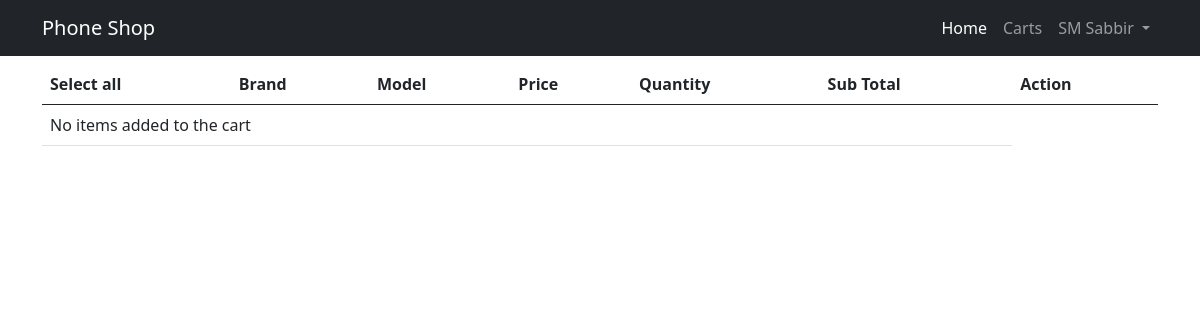
The app's page /carts (signed in), older data.
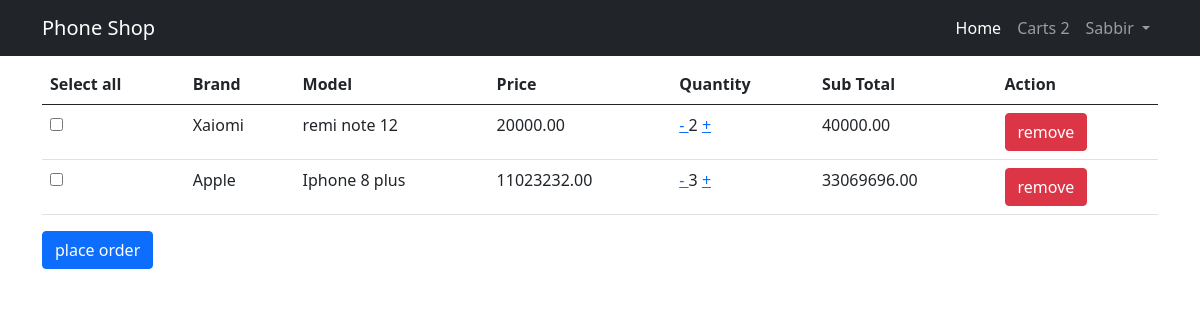
The same page, newer data.
### apps/authentications/models.py (models this page shows, shortened)
class User(AbstractBaseUser):
    genders = (
        ('Male', 'Male'),
        ('Female', 'Female'),
        ('Others', 'Others'),
    )
    email = models.EmailField(max_length=245, unique=True)
    phone = models.CharField(
        max_length=245, unique=True, blank=True, null=True)
    first_name = models.CharField(max_length=245)
    last_name = models.CharField(max_length=245)
    gender = models.CharField(max_length=245, choices=genders)
    staff = models.BooleanField(default=False)
    admin = models.BooleanField(default=False)
    USERNAME_FIELD = 'email'
    REQUIRED_FIELDS = []
    objects = UserManager()

### apps/shop/models.py (models this page shows, shortened)
class Wrapper(models.Model):
    created_at = models.DateTimeField(auto_now_add=True)
    updated_at = models.DateTimeField(auto_now=True)
    class Meta:
        abstract = True

class Cart(Wrapper):
    phone_id = models.ForeignKey(Phone, on_delete=models.CASCADE)
    user_id = models.ForeignKey(User, on_delete=models.CASCADE)
    quantity = models.IntegerField()
    sub_total = models.DecimalField(
        max_digits=10, decimal_places=2, default=100)

class Phone(Wrapper):
    brand_name = models.ForeignKey(Brand, on_delete=models.CASCADE)
    dp = models.ImageField(upload_to="shop/gallery",
                           default="shop/gallery/Apple-iPhone-8-Plus-Gold.jpg")
    model = models.CharField(max_length=50)
    colors = models.CharField(max_length=50)
    highlights = models.CharField(max_length=1000)
    price = models.DecimalField(max_digits=10, decimal_places=2)
    discount_price = models.DecimalField(
        max_digits=10, decimal_places=2)

class Brand(Wrapper):
    name = models.CharField(max_length=100)
    def __str__(self) -> str:
        return self.name

### apps/shop/views.py (the view)
# urls.py: path('carts', views.Get_all_carts.as_view(), name="carts"),
class Get_all_carts(View):
    def get(self, request):
        carts = Cart.objects.filter(user_id=request.user.id)
        context = {
            "carts": carts
        }
        return render(request, 'shop/carts.html', context)

### apps/shop/context_processor.py (called while the page is built)
def carts(request):
    count = 0
    if Cart.objects.all().exists():
        count = Cart.objects.filter(user_id=request.user).count()
    return {"count": count}

### apps/shop/templates/shop/carts.html (shortened to what this page needs)
{% include 'base.html' %}
{% block Content %}
<section class="container mt-2">
  <table class="table">
    <thead>
      <tr>
        <th class="cursor-pointer" onclick="bulkSelector()" scope="col">Select all</th>
        <th scope="col">Brand</th>
        <th scope="col">Model</th>
        <th scope="col">Price</th>
        <th scope="col">Quantity</th>
        <th scope="col">Sub Total</th>
        <th scope="col">Action</th>
      </tr>
    </thead>
    <tbody>
      {% if carts %}
      {% for cart in carts %}
      <tr>
        <td class="select-td"><input onclick="checkHandler(this)" class="order-selected" type="checkbox"><input
            type="hidden" value="{{cart.id}}"></td>
        <td>{{cart.phone_id.brand_name}}</td>
        <td>{{cart.phone_id.model}}</td>
        <td>{{cart.phone_id.discount_price}}</td>
        <td> <a href="{% url 'remove-quantity' cart.id %}"> - </a> {{cart.quantity}} <a
            href="{% url 'add-to-cart' cart.phone_id.id %}">+</a></td>
        <td>
          {{cart.sub_total}}
        </td>
        <td>
          <a class="btn btn-danger " href="{% url 'remove-cart' cart.id %}">remove</a>
        </td>
      </tr>
      {% endfor %}
      {% else %}
      <tr>
        <td colspan="6">No items added to the cart</td>
      </tr>
      {% endif %}
    </tbody>
  </table>
  {% if carts %}
  <form action="{% url 'generate-payment' %}" method="post">
    <button class="btn btn-primary" type="submit" id="continue">place order</button>
  </form>
  {% endif %}
</section>
{% endblock %}

### templates/base.html (shortened to what this page needs)
<!DOCTYPE html>
<html lang="en">
<head>
  <link href="https://cdn.jsdelivr.net/npm/bootstrap@5.0.2/dist/css/bootstrap.min.css" rel="stylesheet"
>
</head>
<body>
  <nav class="navbar navbar-expand-lg navbar-dark bg-dark static-top">
    <div class="container">
      <a class="navbar-brand" href="/">
        Phone Shop
      </a>
      <div class="collapse navbar-collapse" id="navbarSupportedContent">
        <ul class="navbar-nav ms-auto">
          <li class="nav-item">
            <a class="nav-link active" aria-current="page" href="/">Home</a>
          </li>
          <li class="nav-item">
            <a class="nav-link" href="{% url 'carts' %}">Carts {% if count %}{{count}}
            {% endif %}</a>
          </li>
          {% if request.user.is_authenticated %}
          <li class="nav-item dropdown">
            <a class="nav-link dropdown-toggle" href="#" id="navbarDropdown" role="button" data-bs-toggle="dropdown"
              aria-expanded="false">
              {{request.user.first_name}}
            </a>
          </li>
          {% else %}
          <li class="nav-item">
            <a class="nav-link" href="{% url 'login' %}">Login</a>
          </li>
          {% endif %}
        </ul>
      </div>
    </div>
  </nav>
</body>
</html>

Row changes from the older to the newer data that the page shows:
changed User: user.first_name "SM Sabbir" → "Sabbir"
added Cart: phone_id.brand_name "Xaiomi", phone_id.model "remi note 12", phone_id.discount_price "20000.00", quantity "2", sub_total "40000.00"
added Cart: phone_id.brand_name "Apple", phone_id.model "Iphone 8 plus", phone_id.discount_price "11023232.00", quantity "3", sub_total "33069696.00"
Text that changed along with them:
{{ count }}: (not shown) → "2"
text no longer shown: "No items added to the cart"
text now shown: "place order"
